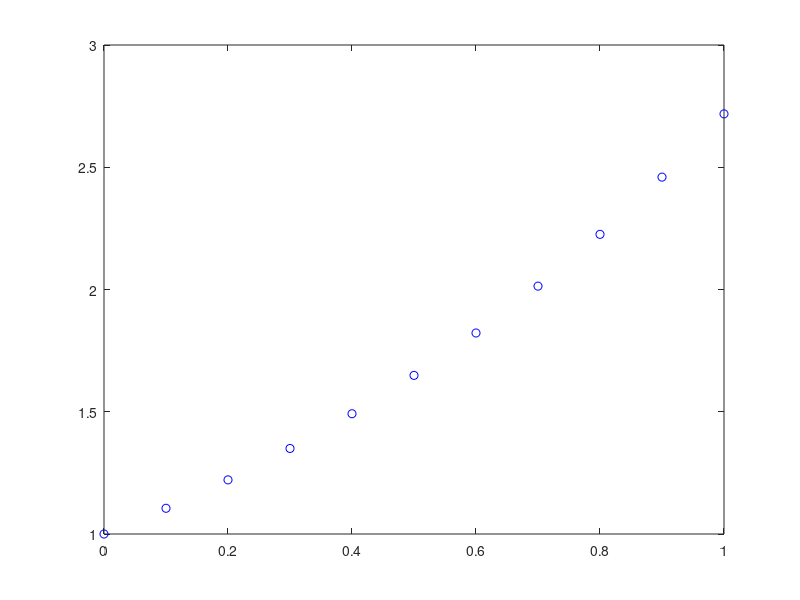

This chart was generated by the following MATLAB code:
%Interpolación por el método de Nevilles%
clc;
clearvars;
x = (0:0.1:1)';
y=exp(x);


figure(1);
plot(x,y,'ob');

xt= 0.05;

epsilon = 1e-3;

Q=zeros(size(x,1),size(x,1));

Q(:,1)=y(:);

for i = 2:size(x,1)

    for j=2:i

        Q(i,j) = ( ((xt-x(i-j+1))*Q(i,j-1)) - ((xt - x(i)) * Q(i-1,j-1)) )/ (x(i) - x(i-j+1));

    end

    if abs(Q(i,j)-Q(i-1,j-1)) < epsilon
        break;
    end

end

yt = exp(xt);
yt1 = Q(i,i);













